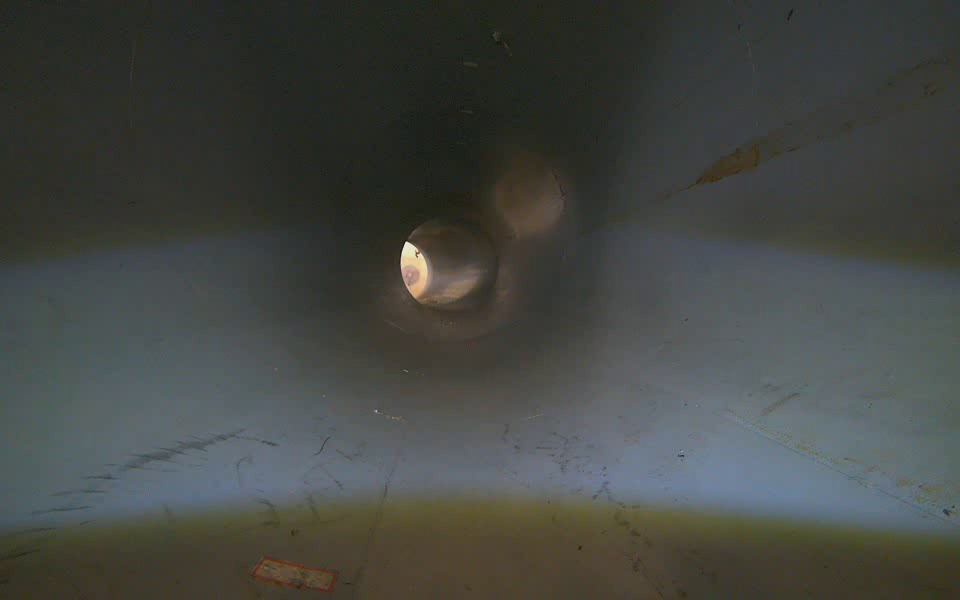
#> input picture unwrap/img/frame1_000.jpg, 960 x 600 px; its folder holds only this picture in this run
$ python autolabel_circle.py
#> lines starting #> are read from the running program, lines starting #| are printed output that depends on the picture
import cv2
import numpy as np
import os

def auto_label_yolo(img_path, label_dir, class_id=0):
#> called with img_path = 'img/frame1_000.jpg', label_dir = 'labels', class_id = 0
    img = cv2.imread(img_path)
#> img is the input picture: shape (600, 960, 3); mean B, G, R 66.7, 70.7, 67.7
    h, w = img.shape[:2]
#> h = 600; w = 960
    gray = cv2.cvtColor(img, cv2.COLOR_BGR2GRAY)
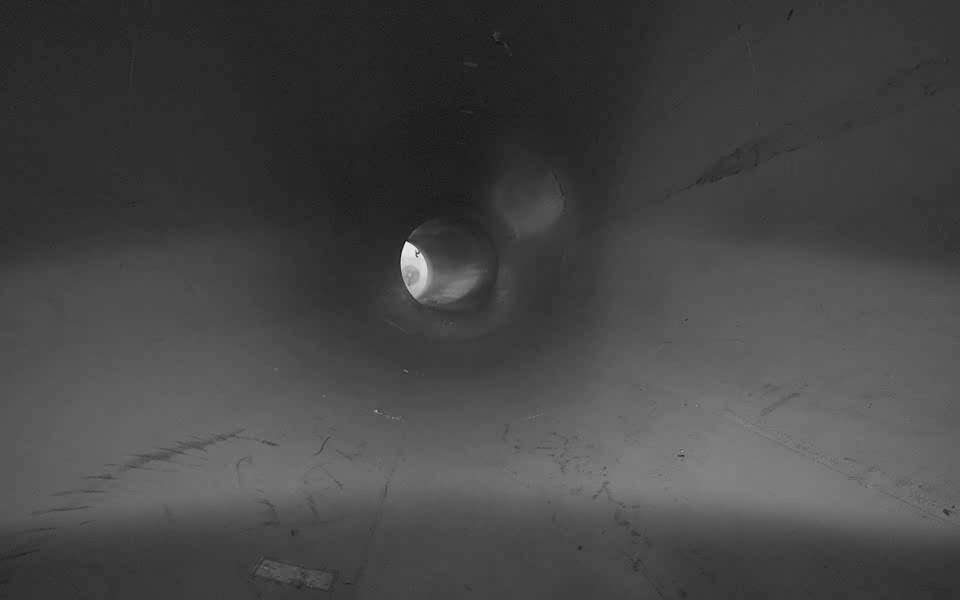
#> gray: shape (600, 960); min 15, max 234, mean 69.4
    gray_blur = cv2.medianBlur(gray, 5)

    circles = cv2.HoughCircles(
        gray_blur, cv2.HOUGH_GRADIENT, dp=1.2, minDist=30,
        param1=150, param2=50, minRadius=30, maxRadius=200
    )
#> circles = None

    label_path = os.path.join(label_dir, os.path.splitext(os.path.basename(img_path))[0] + '.txt')
    os.makedirs(label_dir, exist_ok=True)

    if circles is not None:
        circles = np.uint16(np.around(circles[0, :]))
        with open(label_path, 'w') as f:
            for x, y, r in circles:
                # Normalize for YOLO format
                x_center = x / w
                y_center = y / h
                width = height = (2 * r) / w  # assuming square box
                f.write(f"{class_id} {x_center:.6f} {y_center:.6f} {width:.6f} {height:.6f}\n")
    else:
        print(f"[!] No circles found in {img_path}")

image_dir = "img"
label_dir = "labels"

for fname in sorted(os.listdir(image_dir)):
    if fname.endswith(".jpg"):
        auto_label_yolo(os.path.join(image_dir, fname), label_dir)
